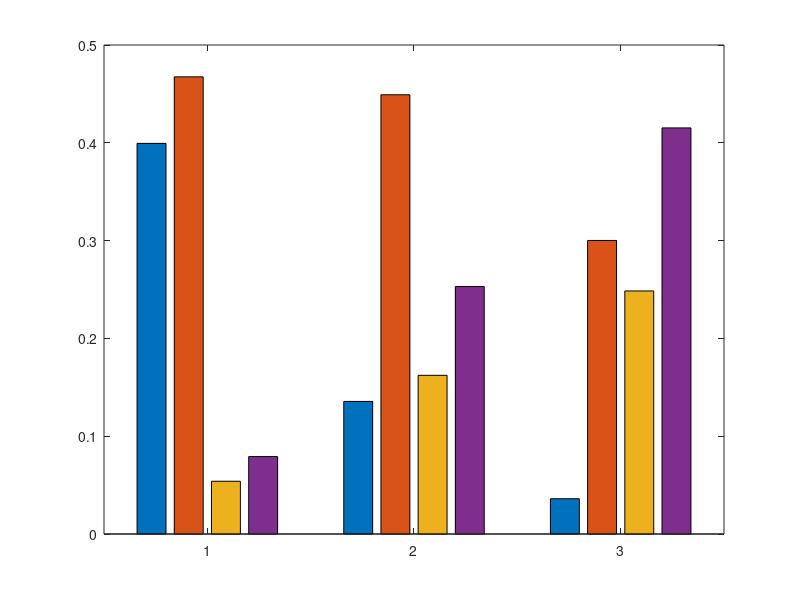

Here is the MATLAB script that generated this plot: (Note: this script raises an error after producing the figure.)
% This code creates the bar plot for figure 1b, 1d, 6a, and 7b 

clear 
close all

%% MK-SC

% val = [0 1331 1725];
% vll = [56 7638 1270];
% vpl = [388 8 10];

% val = [0 519 334 330];
% vll = [196 1088 100 102];
% vpl = [356 246 0 0];

% 1-Scorpion 2-Subzero 3-Opal 4-Hosu

mk = {'scorpion','subzero','opal','hosu'};

% val = [0 55.9062 57.875 123.484
%        0 42.9062 42.3281 27
%        21.7188 88.3594 50.2969 40.2188
%        0 15.7031 17.5625 36.7344];
% vll = [54.8438 128.25 53.4062 67.5312
%        0 36.1406 79.4688 105.078
%        0 149.844 76.9844 112.75
%        94.8906 203.047 35.3906 85.9375];
% vpl = [72.4844 70.0156 0 0
%        0 65.2812 36.1406 0
%        165.188 220.703 69.7969 123.422
%        178.891 234.484 18.2812 10.8125];

% Paper Values - Identified using DTI Studio
vpl = [72.4844 70.0156 0 0
       165.188 220.703 69.7969 123.422
       178.891 234.484 18.2812 10.8125];

vll = [54.8438 128.25 53.4062 67.5312
       0 149.844 76.9844 112.75
       94.8906 203.047 35.3906 85.9375];

val = [0 55.9062 57.875 123.484
       21.7188 88.3594 50.2969 40.2188
       0 15.7031 17.5625 36.7344];

% Reviewer Values (25-250mm)
% vpl = [36.6875 14.4219 6.03125 12.3594
%        72.4531 109.781 62.4062 43.1562
%        126.656 167.141 5.0625 16.2344];
% 
% vll = [24.1719 81.4688 40.9531 68.6406
%        25.5 112.203 70.6719 88.5312
%        43.875 167.156 44.2812 75.9219];
% 
% val = [0 54.1719 54.5312 72.4375
%        41.3281 97.2969 33.3594 63.7031
%        31.5781 11.375 80.4375 37.1094];

%% Normalize the area of each region by animal, creates Figure 1b
mthal = {vpl,vll,val};


for ii = 1:size(vpl,1) % # animals
    region{ii}(1,:) = vpl(ii,:)/sum(vpl(ii,:));
    region{ii}(2,:) = vll(ii,:)/sum(vll(ii,:));
    region{ii}(3,:) = val(ii,:)/sum(val(ii,:));
end


nucleus = {};
for nuc = 1:3
    for animal = 1:size(vpl)
        nucleus{nuc}(animal,:) = mthal{1,nuc}(animal,:)/sum(mthal{1,nuc}(animal,:));
    end
end


meanvpl = mean(nucleus{1,1},1)/sum(mean(nucleus{1,1},1));
meanvll = mean(nucleus{1,2},1)/sum(mean(nucleus{1,2},1));
meanval = mean(nucleus{1,3},1)/sum(mean(nucleus{1,3},1));

meanregion(1,:) = meanvpl;
meanregion(2,:) = meanvll;
meanregion(3,:) = meanval;

norm = [meanvpl meanvll meanval];
stdError = [];



for thal = 1:3
    for cort = 1:4
        sc = region{1}(thal,cort);
        op = region{2}(thal,cort);
        hs = region{3}(thal,cort);
        
        error = std([sc op hs])/(3^0.5);
        stdError(thal,cort) = error;
    end
end

figure;
b = bar(meanregion,'grouped');

b(1).FaceColor='y';
b(2).FaceColor='b';
b(3).FaceColor='g';
b(4).FaceColor='m';

hold on
% Calculate the number of groups and number of bars in each group
[ngroups,nbars] = size(meanregion);
% Get the x coordinate of the bars
x = nan(nbars, ngroups);
for i = 1:nbars
    x(i,:) = b(i).XEndPoints;
end
% Plot the errorbars
errorbar(x',meanregion,stdError,'k','linestyle','none');
for reg = 1:size(region,2)
    for animal = 1:size(region{1,1},1)
        s = swarmchart(x(:,reg)',nucleus{1,reg}(animal,:),1000,'red','.','MarkerFaceAlpha',0.5,'MarkerEdgeAlpha',0.5);
        
    end
end

title('mean volume')
hold off

%% PMv

x = [1 2 3;1 2 3; 1 2 3; 1 2 3];

% %PMv - VAL, VLL, VPL
% sc_cst = [];
sz_cst = [47 3.6875 5.23438];
op_cst = [6.04688 17.875 0];
hs_cst = [98.9531 80.875 6.21875];
jc_cst = [24.5781 36.3594 24.4531];

% sc_norm = sc_cst/sum(sc_cst);
sz_norm = sz_cst/sum(sz_cst);
op_norm = op_cst/sum(op_cst);
hs_norm = hs_cst/sum(hs_cst);
jc_norm = jc_cst/sum(jc_cst);


all = [hs_norm;sz_norm;op_norm;jc_norm];
cst_mean = mean(all);
error = std(all)/(4^0.5);

figure;
b = bar(cst_mean);

hold on
% Calculate the number of groups and number of bars in each group

% Plot the errorbars
errorbar([1 2 3],cst_mean,error,'k','linestyle','none');
f = swarmchart(x,all,1000,'red','.');
% f.XJitter = 'rand';
% f.XJitterWidth = 0.2;
title('PMv Mthal Distribution')
hold off


%% Tract of normalized HDFT projections from the VLL, creates Figure 1d

xVOP = [1 2 3 4; 1 2 3 4; 1 2 3 4; 1 2 3 4];

opVOP = [0 100.594 54.4744 60.875];
scVOP = [5.10938 157.922 37.6719 75.7656];
hsVOP = [57.9062 152.359 23.2188 51.6719];
jcVOP = [7.625 41.4375 56.1406 59.4375];

normOP = opVOP/sum(opVOP);
normSC = scVOP/sum(scVOP);
normHS = hsVOP/sum(hsVOP);
normJC = jcVOP/sum(jcVOP);

figure;
bar(mean([normOP; normSC; normHS; normJC]))


vopMean = mean([normOP;normSC;normHS;normJC]);

vopError = std([normSC;normHS;normOP;normJC])/(4^0.5);

hold on
% Calculate the number of groups and number of bars in each group

% Plot the errorbars
errorbar([1 2 3 4],vopMean,vopError,'k','linestyle','none');
j = swarmchart(xVOP,[normSC;normHS;normOP;normJC],1000,'red','.');
% j.XJitter = 'rand';
% j.XJitterWidth = 0.1;
title('VLL Projection Volumes')

hold off

%% Human STIM Projections from the VOP/VIM, creates Figure 7b

xVOP = [1 2 3 4; 1 2 3 4; 1 2 3 4];

s04VOP = [968 2029 106 1400];
s01VOP = [1344 2858 0 1068];
s02VOP = [2519 4197 2332 3624];


norm_s04 = s04VOP/sum(s04VOP);
norm_s01 = s01VOP/sum(s01VOP);
norm_s02 = s02VOP/sum(s02VOP);

all = [norm_s04;norm_s01;norm_s02];


figure;
bar(mean(all))


vopMean = mean(all);

vopError = std(all)/(3^0.5);

hold on
% Calculate the number of groups and number of bars in each group

% Plot the errorbars
errorbar([1 2 3 4],vopMean,vopError,'k','linestyle','none');
j = swarmchart(xVOP,all,1000,'red','.');
% j.XJitter = 'rand';
% j.XJitterWidth = 0.1;
title('Human VOP/VIM STIM Projection Volumes')

hold off

%% POST LESION Projections from the VLL, creates Figure 6a
clear
close all

x = [1 2;1 2; 1 2;1 2];

%M1
% sc_cst = [242.016 256.594];
% sz_cst = [463.234 35.4688];
% op_cst = [204.703 84.5156];
% % hs_cst = [186.734 0];
% jc_cst = [323.2455 132.047];

%S1
% sc_cst = [81.5781 5.9375];
% sz_cst = [322.406 110.453];
% op_cst = [133.547 48.6719];
% % hs_cst = [];
% jc_cst = [238.328 65.5];

% %PMd
% sc_cst = [72.1406 1];
% sz_cst = [423.734 282.422];
% op_cst = [278.422 155.391];
% % hs_cst = [];
% jc_cst = [306.562 24.8281];

% %SMA
% sc_cst = [34.5 1];
% sz_cst = [587.656 1];
% op_cst = [226.219 81.2812];
% % hs_cst = [];
% jc_cst = [543.609 124.609];
% 
% %PMv
% sc_cst = [41.0781 1];
% sz_cst = [107.084 76.2969];
% op_cst = [30.7188 14.2812];
% % % hs_cst = [];
% % %jc_cst = [0 0];


% cumalative area
sc_cst = [218.641 228.234];
sz_cst = [485.469 101.375];
op_cst = [424.094 267.688];
% hs_cst = [186.734 0];
jc_cst = [679.047 230.688];

% sc_norm = sc_cst/sum(sc_cst);
% sz_norm = sz_cst/sum(sz_cst);
% op_norm = op_cst/sum(op_cst);
% % hs_norm = hs_cst/sum(hs_cst);
% jc_norm = jc_cst/sum(jc_cst);

sc_norm = sc_cst/max(sc_cst);
sz_norm = sz_cst/max(sz_cst);
op_norm = op_cst/max(op_cst);
% hs_norm = hs_cst/sum(hs_cst);
jc_norm = jc_cst/max(jc_cst);


all = [sc_norm;sz_norm;op_norm;jc_norm];
cst_mean = mean(all);
error = std(all)/(3^0.5);

[ci95, rejectNull] = bootstrapCompMeans(all(:,1),all(:,2),10000,.05)

figure;

b = bar(cst_mean);


hold on
% Calculate the number of groups and number of bars in each group

% Plot the errorbars
errorbar([1 2],cst_mean,error,'k','linestyle','none');
f = swarmchart(x,all,1000,'red','.');
% f.XJitter = 'rand';
% f.XJitterWidth = 0.2;
title('mean volume')
hold off



function [ci95, rejectNull] = bootstrapCompMeans(dataSet1, dataSet2, bootstrapReps,alpha)
    
    sampMeans1 = nan(1,bootstrapReps);
    sampMeans2 = nan(1,bootstrapReps);
    diffSampMeans = nan(1,bootstrapReps);
    for i=1:bootstrapReps
        % Resample from each dataset with replacement
        bootstrapSamp1 = randsample(dataSet1, length(dataSet1), true);
        bootstrapSamp2 = randsample(dataSet2, length(dataSet2), true);
        
        % Get means of both samples
        meanSamp1 = mean(bootstrapSamp1);
        sampMeans1(i) = meanSamp1;
        meanSamp2 = mean(bootstrapSamp2);
        sampMeans2(i) = meanSamp2;
        
        % Get the difference of the means
        diffMeans = meanSamp1 - meanSamp2;
        diffSampMeans(i) = diffMeans;
    end
    
    % Calculate confidence interval of difference of means
    ci95 = quantile(diffSampMeans, [alpha/2, 1-(alpha)]);
    
    % If ci95 contains 0 then don't reject null
    if (ci95(1) <= 0) && (ci95(2) >= 0)
        rejectNull = false;
    else
        rejectNull = true;
    end
    
%     Plot histogram to confirm
%     figure;
%     hist(diffSampMeans, 100)
    
end









